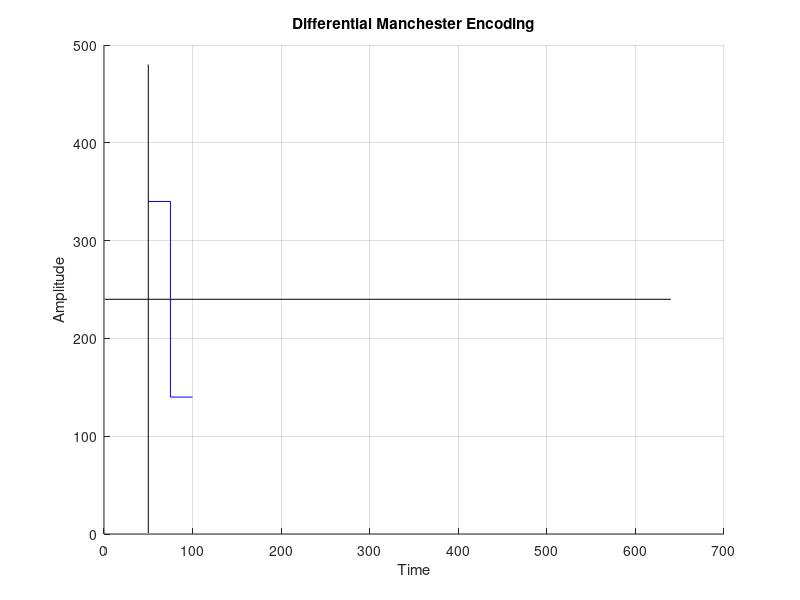

The MATLAB script that drew this image:
% Clear workspace, close all figures, and reset command window
clc;
clear;
close all;

% Parameters
xmax = 640;
ymax = 480;

% Input binary string
str = input('Enter a binary string: ', 's');

% Plot the axes
figure;
line([50 50], [1 ymax], 'Color', 'k'); % Vertical axis
line([1 xmax], [ymax/2 ymax/2], 'Color', 'k'); % Horizontal axis
hold on;

% Initialize variables
l = length(str);
x = 50;         % Starting x-coordinate
y1 = 340;       % High amplitude level
y2 = 140;       % Low amplitude level
y = y1;         % Current signal level

% Loop through the binary string
for n = 1:l
    if str(n) == '0'
        % Invert signal level on binary '0'
       y = (y == y1) * y2 + (y == y2) * y1; 
        % Vertical transition
        line([x x], [y1 y2], 'Color', 'b');
    end

    % Draw horizontal line for the current signal level
    line([x x+25], [y y], 'Color', 'b');
    
    % Vertical transition for mid-bit signal change
    line([x+25 x+25], [y1 y2], 'Color', 'b');
    
    % Invert signal level for mid-bit change
    y = (y == y1) * y2 + (y == y2) * y1;
    
    % Draw horizontal line for the new signal level
    line([x+25 x+50], [y y], 'Color', 'b');
    
    % Update x-coordinate for the next bit
    x = x + 50;
    
    % Handle consecutive '0' transitions
    if n < l && str(n) == '0' && str(n+1) == '0'
        line([x x], [y1 y2], 'Color', 'g');
    end
end

% Add plot labels and grid
title('Differential Manchester Encoding');
xlabel('Time');
ylabel('Amplitude');
grid on;
hold off;
